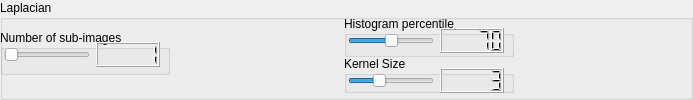
    <widget class="QGroupBox" name="Laplacian_box">
     <property name="geometry">
      <rect>
       <x>180</x>
       <y>20</y>
       <width>693</width>
       <height>100</height>
      </rect>
     </property>
     <property name="title">
      <string>Laplacian</string>
     </property>
     <widget class="QGroupBox" name="Laplacian_sub_images_groupBox">
      <property name="geometry">
       <rect>
        <x>0</x>
        <y>30</y>
        <width>170</width>
        <height>45</height>
       </rect>
      </property>
      <property name="title">
       <string>Number of sub-images</string>
      </property>
      <widget class="QWidget" name="layoutWidget_3">
       <property name="geometry">
        <rect>
         <x>4</x>
         <y>12</y>
         <width>156</width>
         <height>25</height>
        </rect>
       </property>
       <layout class="QHBoxLayout" name="horizontalLayout_10">
        <item>
         <widget class="QSlider" name="Laplacian_sub_image_horizontalSlider">
          <property name="minimum">
           <number>1</number>
          </property>
          <property name="maximum">
           <number>40</number>
          </property>
          <property name="value">
           <number>1</number>
          </property>
          <property name="sliderPosition">
           <number>1</number>
          </property>
          <property name="orientation">
           <enum>Qt::Horizontal</enum>
          </property>
         </widget>
        </item>
        <item>
         <widget class="QLCDNumber" name="Laplacian_sub_image_cdNumber">
          <property name="intValue" stdset="0">
           <number>1</number>
          </property>
         </widget>
        </item>
       </layout>
      </widget>
     </widget>
     <widget class="QGroupBox" name="Laplacian_Histogram">
      <property name="geometry">
       <rect>
        <x>344</x>
        <y>16</y>
        <width>170</width>
        <height>41</height>
       </rect>
      </property>
      <property name="title">
       <string>Histogram percentile</string>
      </property>
      <widget class="QWidget" name="layoutWidget_11">
       <property name="geometry">
        <rect>
         <x>4</x>
         <y>12</y>
         <width>156</width>
         <height>25</height>
        </rect>
       </property>
       <layout class="QHBoxLayout" name="horizontalLayout_18">
        <item>
         <widget class="QSlider" name="Laplacian_histogram_slider">
          <property name="minimum">
           <number>40</number>
          </property>
          <property name="maximum">
           <number>99</number>
          </property>
          <property name="sliderPosition">
           <number>70</number>
          </property>
          <property name="orientation">
           <enum>Qt::Horizontal</enum>
          </property>
         </widget>
        </item>
        <item>
         <widget class="QLCDNumber" name="Laplacian_histogram_lcdNumber">
          <property name="intValue" stdset="0">
           <number>70</number>
          </property>
         </widget>
        </item>
       </layout>
      </widget>
     </widget>
     <widget class="QGroupBox" name="Laplacian_Kernel_size_box">
      <property name="geometry">
       <rect>
        <x>344</x>
        <y>56</y>
        <width>170</width>
        <height>37</height>
       </rect>
      </property>
      <property name="title">
       <string>Kernel Size</string>
      </property>
      <widget class="QWidget" name="layoutWidget_20">
       <property name="geometry">
        <rect>
         <x>4</x>
         <y>12</y>
         <width>156</width>
         <height>25</height>
        </rect>
       </property>
       <layout class="QHBoxLayout" name="horizontalLayout_27">
        <item>
         <widget class="QSlider" name="Laplacian_kernel_slider">
          <property name="minimum">
           <number>1</number>
          </property>
          <property name="maximum">
           <number>7</number>
          </property>
          <property name="sliderPosition">
           <number>3</number>
          </property>
          <property name="orientation">
           <enum>Qt::Horizontal</enum>
          </property>
         </widget>
        </item>
        <item>
         <widget class="QLCDNumber" name="Laplacian_kernel_lcdNumber">
          <property name="intValue" stdset="0">
           <number>3</number>
          </property>
         </widget>
        </item>
       </layout>
      </widget>
     </widget>
    </widget>
